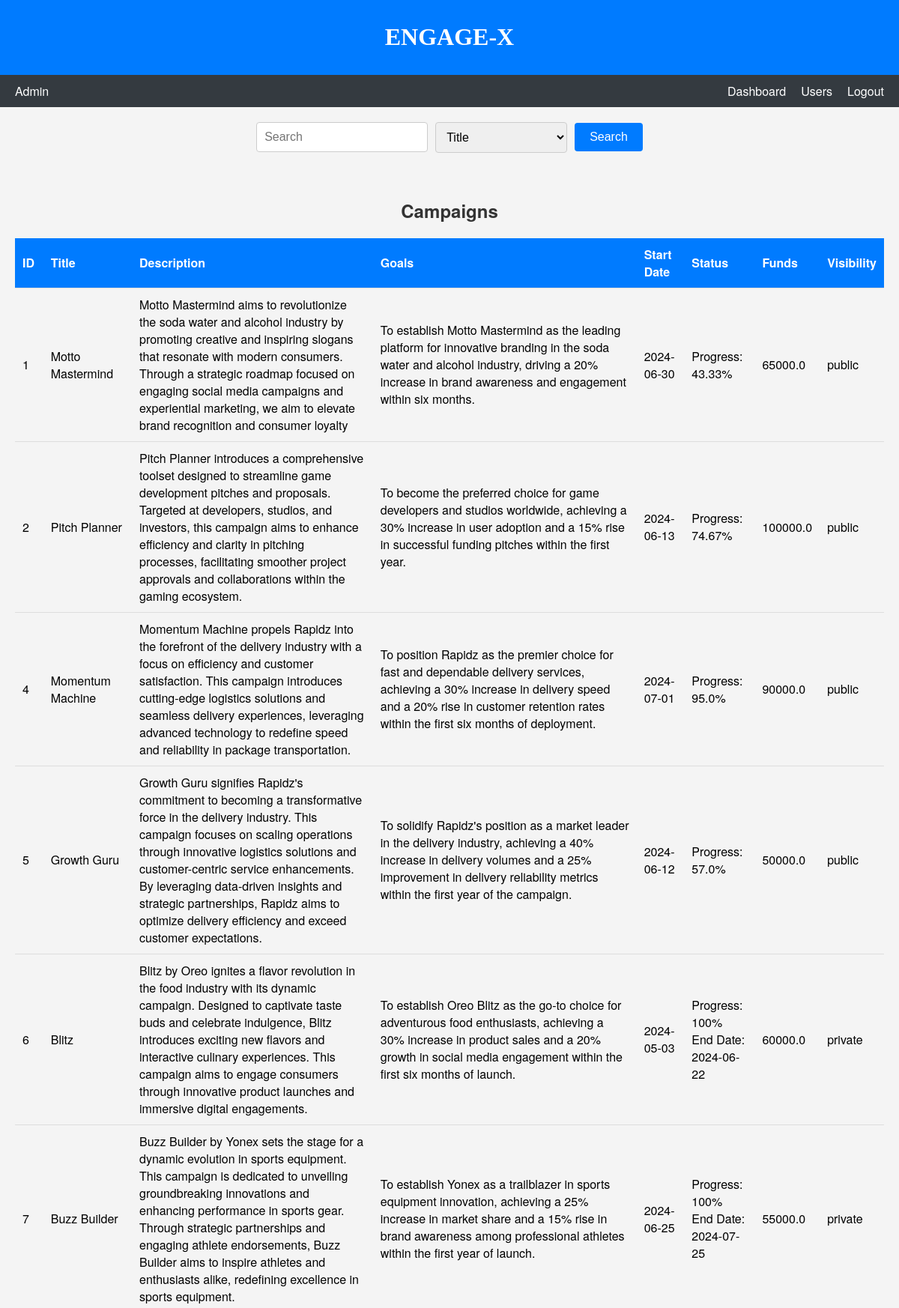
The app's page /show_campaigns/all (upper part) with its own data.
### models.py (models this page shows)
class Campaign(db.Model):
    __tablename__ = "campaign"
    id = db.Column(db.Integer, primary_key=True, autoincrement=True)
    sponsor_id = db.Column(db.Integer, db.ForeignKey("user.id"), nullable=False)
    title = db.Column(db.String, nullable=False)
    description = db.Column(db.String, nullable=False)
    goals = db.Column(db.Text, nullable=False)
    start_date = db.Column(db.String, nullable=False)
    days = db.Column(db.Integer, nullable=False)
    funds = db.Column(db.Float, nullable=False)
    visibility = db.Column(db.String, nullable=False)  # public or private
    sponsor = db.relationship('User', back_populates='campaigns')
    ad_requests = db.relationship('AdRequest', back_populates='campaign')
    def get_end_date(self):
        start_date_obj = datetime.strptime(self.start_date, "%Y-%m-%d")
        end_date_obj = start_date_obj + timedelta(days=self.days)
        return end_date_obj.strftime("%Y-%m-%d")
    def get_progress(self):
        start_date_obj = datetime.strptime(self.start_date, "%Y-%m-%d")
        today = datetime.today()
        elapsed_days = (today - start_date_obj).days
        progress = "{:.2f}".format((elapsed_days / self.days) * 100)  # Format progress to 2 decimal places
        progress = min(max(float(progress), 0), 100)  # Ensure progress is between 0 and 100
        return progress

### app.py (the view, shortened to what this page needs)
@app.route('/show_campaigns/<type>')
def show_campaigns(type):
    if type == 'all':
        campaigns = Campaign.query.all()
    elif type == 'public':
        campaigns = Campaign.query.filter(Campaign.visibility == 'public').all()
    elif type == 'private':
        campaigns = Campaign.query.filter(Campaign.visibility == 'private').all()
    for campaign in campaigns:
        campaign.end_date = campaign.get_end_date()
        campaign.progress = campaign.get_progress()
    today_date = datetime.today().strftime("%Y-%m-%d")
    return rt('campaigns.html', campaigns=campaigns, today_date = today_date)

### templates/campaigns.html (shortened to what this page needs)
<!DOCTYPE html>
<html lang="en">
<head>
    <link rel="stylesheet" href="/static/css/admin_dashboard.css">
</head>
<body>
    <header>
        <h1>ENGAGE-X</h1>
    </header>
    <nav class="navbar">
        <div class="navbar-left">
            <span>Admin</span>
        </div>
        <div class="navbar-right">
            <a href="{{ url_for('admin_dashboard') }}">Dashboard</a>
            <a href="{{ url_for('show_users', type='all') }}">Users</a>
            <a href="{{ url_for('logout') }}">Logout</a>
        </div>
    </nav>
    <div id="search-bar" class="search-bar">
        <form action="{{ url_for('search_admin') }}" method="POST">
            <input type="text" name="search-input" placeholder="Search" id="search-input">
            <select name="tag" id="tag">
                <option value="title">Title</option>
            </select>
            <button id="search-button">Search</button>
        </form>
    </div>
    <section id="campaigns-section">
        <h2>{{ type|capitalize }} Campaigns</h2>
        <table>
            <thead>
                <tr>
                    <th>ID</th>
                    <th>Title</th>
                    <th>Description</th>
                    <th>Goals</th>
                    <th>Start Date</th>
                    <th>Status</th>
                    <th>Funds</th>
                    <th>Visibility</th>
                </tr>
            </thead>
            <tbody>
                {% for campaign in campaigns %}
                <tr>
                    <td>{{ campaign.id }}</td>
                    <td>{{ campaign.title }}</td>
                    <td>{{ campaign.description }}</td>
                    <td>{{ campaign.goals }}</td>
                    <td>{{ campaign.start_date }}</td>
                    <td>
                        Progress: {{ campaign.progress }}%
                        {% if campaign.end_date < today_date %}
                            <br>End Date: {{ campaign.end_date }}
                        {% endif %}
                    </td>
                    <td>{{ campaign.funds }}</td>
                    <td>{{ campaign.visibility }}</td>
                </tr>
                {% endfor %}
            </tbody>
        </table>
    </section>
</body>
</html>

### static/css/admin_dashboard.css (style rules this page uses)
body { font-family: 'Helvetica Neue', sans-serif; margin: 0; padding: 0; background-color: #f4f4f4; }
header { font-family: stylish; background-color: #007bff; color: white; padding: 10px 20px; text-align: center; }
.navbar { display: flex; justify-content: space-between; background-color: #343a40; color: white; padding: 10px 20px; }
.navbar-left { display: flex; align-items: center; }
.navbar-right { display: flex; align-items: center; }
.navbar-right a { color: white; text-decoration: none; margin-left: 20px; }
.search-bar { margin: 20px; display: flex; justify-content: center; align-items: center; }
.search-bar form { display: flex; align-items: center; }
#search-input { padding: 10px; font-size: 16px; border: 1px solid #ccc; border-radius: 4px; margin-right: 10px; }
#tag { padding: 10px; font-size: 16px; border: 1px solid #ccc; border-radius: 4px; margin-right: 10px; }
#search-button { padding: 10px 20px; font-size: 16px; background-color: #007bff; color: white; border: none; border-radius: 4px; cursor: pointer; }
#campaigns-section { padding: 20px; text-align: center; }
#campaigns-section h2 { color: #333; margin-bottom: 20px; }
#campaigns-section table { width: 100%; border-collapse: collapse; margin: 20px 0; }
#campaigns-section th, #campaigns-section td { padding: 10px; text-align: left; border-bottom: 1px solid #ddd; }
#campaigns-section th { background-color: #007bff; color: white; }

### records on screen
Campaign: id "1", title "Motto Mastermind", description "Motto Mastermind aims to revolutionize the soda water and alcohol industry by promoting creative and inspiring slogans that resonate with modern consumers. Through a strategic roadmap focused on engaging social media campaigns and experiential marketing, we aim to elevate brand recognition and consumer loyalty", goals "To establish Motto Mastermind as the leading platform for innovative branding in the soda water and alcohol industry, driving a 20% increase in brand awareness and engagement within six months.", start_date "2024-06-30", progress "43.33", funds "65000.0", visibility "public"
Campaign: id "2", title "Pitch Planner", description "Pitch Planner introduces a comprehensive toolset designed to streamline game development pitches and proposals. Targeted at developers, studios, and investors, this campaign aims to enhance efficiency and clarity in pitching processes, facilitating smoother project approvals and collaborations within the gaming ecosystem.", goals "To become the preferred choice for game developers and studios worldwide, achieving a 30% increase in user adoption and a 15% rise in successful funding pitches within the first year.", start_date "2024-06-13", progress "74.67", funds "100000.0", visibility "public"
Campaign: id "4", title "Momentum Machine", description "Momentum Machine propels Rapidz into the forefront of the delivery industry with a focus on efficiency and customer satisfaction. This campaign introduces cutting-edge logistics solutions and seamless delivery experiences, leveraging advanced technology to redefine speed and reliability in package transportation.", goals "To position Rapidz as the premier choice for fast and dependable delivery services, achieving a 30% increase in delivery speed and a 20% rise in customer retention rates within the first six months of deployment.", start_date "2024-07-01", progress "95.0", funds "90000.0", visibility "public"
Campaign: id "5", title "Growth Guru", description "Growth Guru signifies Rapidz's commitment to becoming a transformative force in the delivery industry. This campaign focuses on scaling operations through innovative logistics solutions and customer-centric service enhancements. By leveraging data-driven insights and strategic partnerships, Rapidz aims to optimize delivery efficiency and exceed customer expectations.", goals "To solidify Rapidz's position as a market leader in the delivery industry, achieving a 40% increase in delivery volumes and a 25% improvement in delivery reliability metrics within the first year of the campaign.", start_date "2024-06-12", progress "57.0", funds "50000.0", visibility "public"
Campaign: id "6", title "Blitz", description "Blitz by Oreo ignites a flavor revolution in the food industry with its dynamic campaign. Designed to captivate taste buds and celebrate indulgence, Blitz introduces exciting new flavors and interactive culinary experiences. This campaign aims to engage consumers through innovative product launches and immersive digital engagements.", goals "To establish Oreo Blitz as the go-to choice for adventurous food enthusiasts, achieving a 30% increase in product sales and a 20% growth in social media engagement within the first six months of launch.", start_date "2024-05-03", progress "100", end_date "2024-06-22", funds "60000.0", visibility "private"
Campaign: id "7", title "Buzz Builder", description "Buzz Builder by Yonex sets the stage for a dynamic evolution in sports equipment. This campaign is dedicated to unveiling groundbreaking innovations and enhancing performance in sports gear. Through strategic partnerships and engaging athlete endorsements, Buzz Builder aims to inspire athletes and enthusiasts alike, redefining excellence in sports equipment.", goals "To establish Yonex as a trailblazer in sports equipment innovation, achieving a 25% increase in market share and a 15% rise in brand awareness among professional athletes within the first year of launch.", start_date "2024-06-25", progress "100", end_date "2024-07-25", funds "55000.0", visibility "private"
